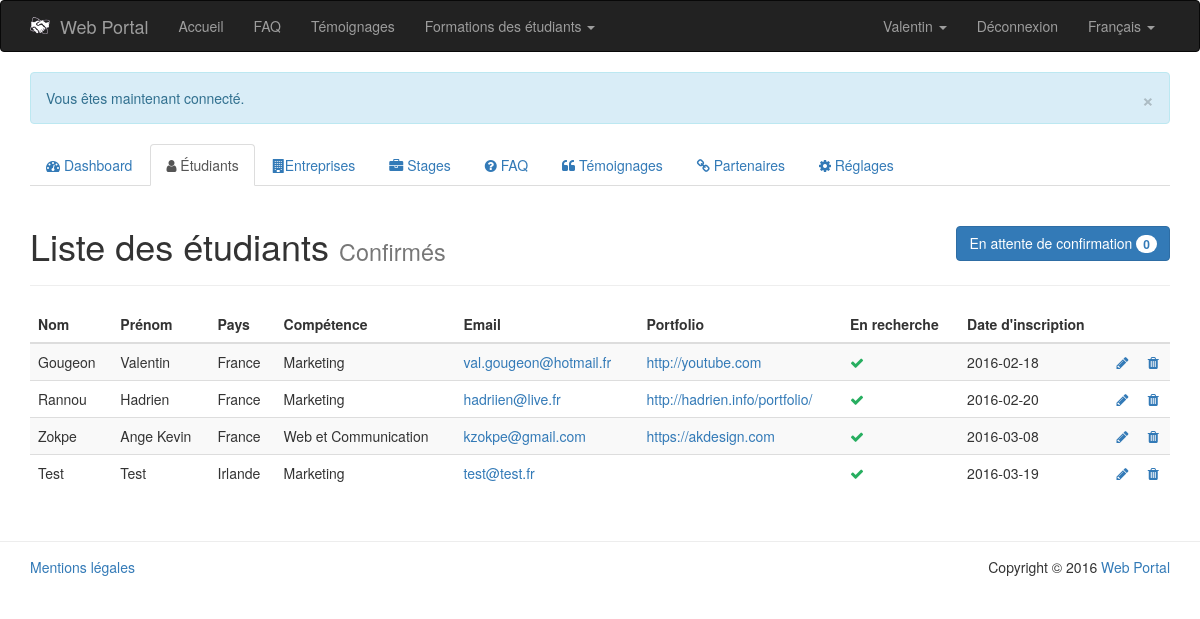
Page /PHP/public/index.php?page=admin/students-list&lang=fr (signed in) on the committed database.
### tables this page shows
CREATE TABLE IF NOT EXISTS `settings` (
  `id` int(11) NOT NULL AUTO_INCREMENT,
  `tag` varchar(64) NOT NULL,
  `value` varchar(256) NOT NULL,
  `placeholder` varchar(128) NOT NULL,
  `data_type` enum('varchar','int','boolean') NOT NULL DEFAULT 'varchar',
  PRIMARY KEY (`id`)
);

CREATE TABLE IF NOT EXISTS `student` (
  `id` int(11) NOT NULL AUTO_INCREMENT,
  `first_name` varchar(64) NOT NULL,
  `last_name` varchar(64) NOT NULL,
  `country` enum('France','Irlande') NOT NULL,
  `skill` int(11) NOT NULL,
  `email` varchar(64) NOT NULL,
  `password` varchar(64) NOT NULL,
  `cv` varchar(128) NOT NULL,
  `portfolio` varchar(128) NOT NULL,
  `admin` tinyint(1) NOT NULL DEFAULT '0',
  `available` tinyint(1) NOT NULL DEFAULT '1',
  `activated` tinyint(1) NOT NULL,
  `register_date` date NOT NULL,
  PRIMARY KEY (`id`),
  KEY `skill` (`skill`)
);

CREATE TABLE IF NOT EXISTS `skill` (
  `id` int(11) NOT NULL AUTO_INCREMENT,
  `name` varchar(64) NOT NULL,
  PRIMARY KEY (`id`)
);

### PHP/app/model/Settings.class.php (called while the page is built, shortened)
<?php
	class Settings {
		public static function getWebsiteName() {
			$db = PDOConnexion::getInstance();
			$sql = "SELECT value FROM settings WHERE tag = 'website_name'";
			$sth = $db->prepare($sql);
			$sth->setFetchMode(PDO::FETCH_CLASS|PDO::FETCH_PROPS_LATE, 'Settings');
			$sth->execute();
			return $sth->fetch()->value;
		}
	}
?>

### PHP/app/model/Autoloader.php (called while the page is built, shortened)
<?php
	class Autoloader {
		public static function appAutoload($class) {
			$class = str_replace('\\', '/', $class);
		}
	}
?>

### PHP/app/model/Language.class.php (called while the page is built, shortened)
<?php
	class Language {
		private $defaultLanguage = 'en';
		private $currentLanguage;
		private $translate = array();
		public function __construct() {
		    if (isset($_COOKIE['lang']) || isset($_SESSION['lang'])) {
		        if (isset($_COOKIE['lang'])) {
		            $this->currentLanguage = $_COOKIE['lang'];
		        }
		        if (isset($_SESSION['lang'])) {
		            $this->currentLanguage = $_SESSION['lang'];
		        }
		    }
		    else {
		    	$this->currentLanguage = $this->detectBrowserLanguage();
		    }
		    $this->translate = $translate;
		}
		private function existLanguage($language) {
			if (file_exists(LANG . DS . $language . '.php')) {
				return true;
			}
			return false;
		}
		private function changeLanguage($newLanguage) {
	        if ($this->existLanguage($newLanguage)) {
	        	$this->currentLanguage = htmlspecialchars($newLanguage);
	        }
	        else {
	        	$this->currentLanguage = $this->defaultLanguage;
	        }
		}
		private function detectBrowserLanguage() {
			if (isset($_SERVER['HTTP_ACCEPT_LANGUAGE'])) {
				if (substr($_SERVER['HTTP_ACCEPT_LANGUAGE'], 0, 2) == 'fr') {
					return 'fr';
				}
				else {
					return 'en';
				}
			}
			return $this->defaultLanguage;
		}
		public function getCurrentLanguage() {
			$languageName = ($this->currentLanguage == 'fr') ? 'Français' : 'English';
			return array(
				'code' => $this->currentLanguage,
				'name' => $languageName
			);
		}
		public function translate($term) {
			if (!array_key_exists($this->currentLanguage, $this->translate)) {
				if (file_exists(LANG . DS . $this->currentLanguage . '.php')) {
					return $this->translate[$term];
				}
			}
			else {
				throw new Exception('Le terme "' . $term . '" n\'existe pas dans le fichier de traduction.');
			}
		}
	}
?>

### PHP/ressources/lang/fr.php (called while the page is built)
<?php
	$translate = array (
		'home' => 'Accueil',
		'faq' => 'FAQ',
		'testimonials' => 'Témoignages',
		'student' => 'Étudiant',
		'company' => 'Entreprise'
	);
?>

### PHP/app/model/Student.class.php (called while the page is built, shortened)
<?php
	class Student {
		public function __get($nom) {
			return $this->$nom;
		}
		public static function getStudentById($id) {
			$db = PDOConnexion::getInstance();
			$sql = 'SELECT * FROM student WHERE id = :id';
			$sth = $db->prepare($sql);
			$sth->setFetchMode(PDO::FETCH_CLASS|PDO::FETCH_PROPS_LATE, 'Student');
			$sth->execute(array(
				':id' => $id
			));
			return $sth->fetch();
		}
		public static function getActivatedStudents($activated = true) {
			$db = PDOConnexion::getInstance();
			$sql = ($activated == true) ? 'SELECT * FROM student WHERE activated' : 'SELECT * FROM student WHERE !activated';
			$sth = $db->prepare($sql);
			$sth->setFetchMode(PDO::FETCH_CLASS|PDO::FETCH_PROPS_LATE, 'Student');
			$sth->execute();
			return $sth->fetchAll();
		}
	}
?>

### PHP/app/model/Skill.class.php (called while the page is built, shortened)
<?php
	class Skill {
		public function __get($nom){
			return $this->$nom;
		}
		public static function getSkillById($id) {
			$db = PDOConnexion::getInstance();
			$sql = 'SELECT * FROM skill WHERE id = :id';
			$sth = $db->prepare($sql);
			$sth->setFetchMode(PDO::FETCH_CLASS|PDO::FETCH_PROPS_LATE, 'Skill');
			$sth->execute(array(
				':id' => $id
			));
			return $sth->fetch();
		}
	}
?>

### PHP/app/view/admin/students-list.php (the view, shortened to what this page needs)
<?php
if (App::isAdmin()) {
	$type = htmlentities($_GET['type']);
?>
<div class="col-md-12">
	<div class="page-header">
		<h1>
			Liste des étudiants
			<?php
				if ($type == 'awaiting') {
					echo '<small>En attente d\'activation</small>';
					echo '<a href="index.php?page=admin/students-list&amp;type=activated" class="btn btn-primary pull-right">Voir les étudiants confirmés <span class="badge">' . count(Student::getActivatedStudents(true)) . '</span></a>';
				}
				else {
					echo '<small>Confirmés</small>';
					echo '<a href="index.php?page=admin/students-list&amp;type=awaiting" class="btn btn-primary pull-right">En attente de confirmation <span class="badge">' . count(Student::getActivatedStudents(false)) . '</span></a>';
				}
			?>
		</h1>
	</div>
	<?php
		if ($type == 'activated') :
			if (Student::getActivatedStudents(true)) :
	?>
		<table class="table table-striped">
			<thead>
				<tr>
					<th>Nom</th>
					<th>Prénom</th>
					<th>Pays</th>
					<th>Compétence</th>
					<th>Email</th>
					<th>Portfolio</th>
					<th>En recherche</th>
					<th>Date d'inscription</th>
					<th></th>
					<th></th>
				</tr>
			</thead>
			<?php
				foreach (Student::getActivatedStudents(true) as $student) {
					echo '<tr data-id="' . $student->id . '">';
						echo '<td>' . $student->last_name . '</td>';
						echo '<td>' . $student->first_name . '</td>';
						echo '<td>' . $student->country . '</td>';
						echo '<td>' . Skill::getSkillById($student->skill)->name . '</td>';
						echo '<td><a href="mailto:' . $student->email . '">' . $student->email . '</a></td>';
						echo '<td><a href="' . $student->portfolio . '" target="_blank">' . $student->portfolio . '</a></td>';
						if ($student->available) {
							echo '<td><i class="fa fa-check" style="color: #27ae60;"></i></td>';
						}
						else {
							echo '<td><i class="fa fa-times" style="color: #c0392b;"></i></td>';
						}
						echo '<td>' . $student->register_date . '</td>';
						echo '<td><a href="index.php?page=admin/student-edit&amp;id=' . $student->id . '"><i class="fa fa-pencil" data-toggle="tooltip" title="Modifier"></i></a></td>';
						echo '<td><a href="#" title="Supprimer" data-action="delete" data-toggle="tooltip" title="Supprimer"><i class="fa fa-trash"></i></a></td>';
					echo '</tr>';
				}
			?>
		</table>
	<?php
			else:
				echo 'Aucun étudiant n\'a été confirmé.';
			endif;
		endif;
	}
	else{
		App::getHeader(404);	}
	?>
</div>

### PHP/app/view/navbar.php (shortened to what this page needs)
<nav class="navbar navbar-inverse">
	<div class="container">
		<div class="navbar-header">
			<a class="navbar-brand" href="index.php?page=home"><img src="img/logo.png" alt="Logo" style="float: left; margin-right: 10px; width: 20px;"><?php echo Settings::getWebsiteName(); ?></a>
		</div>
		<div id="navbar" class="collapse navbar-collapse">
			<ul class="nav navbar-nav">
				<li<?php App::isCurrentPage('home'); ?>><a href="index.php?page=home"><?php echo $language->translate('home'); ?></a></li>
				<li<?php App::isCurrentPage('faq'); ?>><a href="index.php?page=faq"><?php echo $language->translate('faq'); ?></a></li>
				<li<?php App::isCurrentPage('testimonials'); ?>><a href="index.php?page=testimonials"><?php echo $language->translate('testimonials'); ?></a></li>
				<li class="dropdown"
					     	App::isCurrentPage('formations-ireland'); ?>>
						  	<a id="formations-dropdown" href="#" class="dropdown-toggle" data-toggle="dropdown" role="button" aria-haspopup="true" aria-expanded="false">
								Formations des étudiants
								<span class="caret"></span>
							</a>
				</li>
			</ul>
			<ul class="nav navbar-nav navbar-right">
				<?php if (App::isLogged()) : ?>
					<?php $member = App::getMember(); ?>
					<?php if (get_class($member) == 'Student') : ?>
						<li class="dropdown">
							<a id="student-dropdown" href="#" class="dropdown-toggle" data-toggle="dropdown" role="button" aria-haspopup="true" aria-expanded="false">
								<?php echo $member->first_name; ?>
								<span class="caret"></span>
							</a>
						</li>
					<?php endif; ?>
					<li><a href="index.php?page=signout">Déconnexion</a></li>
				<?php endif; ?>
				<li class="dropdown">
					<a id="lang-dropdown" href="#" class="dropdown-toggle" data-toggle="dropdown" role="button" aria-haspopup="true" aria-expanded="false">
						<?php echo $language->getCurrentLanguage()['name']; ?>
						<span class="caret"></span>
					</a>
				</li>
            </ul>
		</div>
	</div>
</nav>

### PHP/app/view/admin/footer.php (shortened to what this page needs)
			</div>
		</div>
		<footer id="footer" style="border-top: 1px solid #ededed; margin-top: 30px; padding: 15px 0;">
			<div class="container">
				<div class="row">
					<div class="col-md-8">
						<a href="index.php?page=legal">Mentions légales</a>
					</div>
					<div class="col-md-4 text-right">
						Copyright &copy; <?php echo date('Y') . ' <a href="index.php?page=home">' . Settings::getWebsiteName() . '</a>'; ?>
					</div>
				</div>
			</div>
		</footer>
	</body>
</html>

### rows in the picture
settings: value "Web Portal"
student: first_name "Valentin", last_name "Gougeon", country "France", skill.name "Marketing", email "val.gougeon@hotmail.fr", portfolio "http://youtube.com", available 1 (drawn), register_date "2016-02-18"
student: last_name "Rannou", first_name "Hadrien", country "France", skill.name "Marketing", email "hadriien@live.fr", portfolio "http://hadrien.info/portfolio/", available 1 (drawn), register_date "2016-02-20"
student: last_name "Zokpe", first_name "Ange Kevin", country "France", skill.name "Web et Communication", email "kzokpe@gmail.com", portfolio "https://akdesign.com", available 1 (drawn), register_date "2016-03-08"
student: last_name "Test", first_name "Test", country "Irlande", skill.name "Marketing", email "test@test.fr", available 1 (drawn), register_date "2016-03-19"

### other values in the picture
$language->translate('home') "Accueil"
$language->translate('faq') "FAQ"
$language->translate('testimonials') "Témoignages"
$language->getCurrentLanguage()['name'] "Français"
$output "× Vous êtes maintenant connecté."
count(Student::getActivatedStudents(false)) "0"
